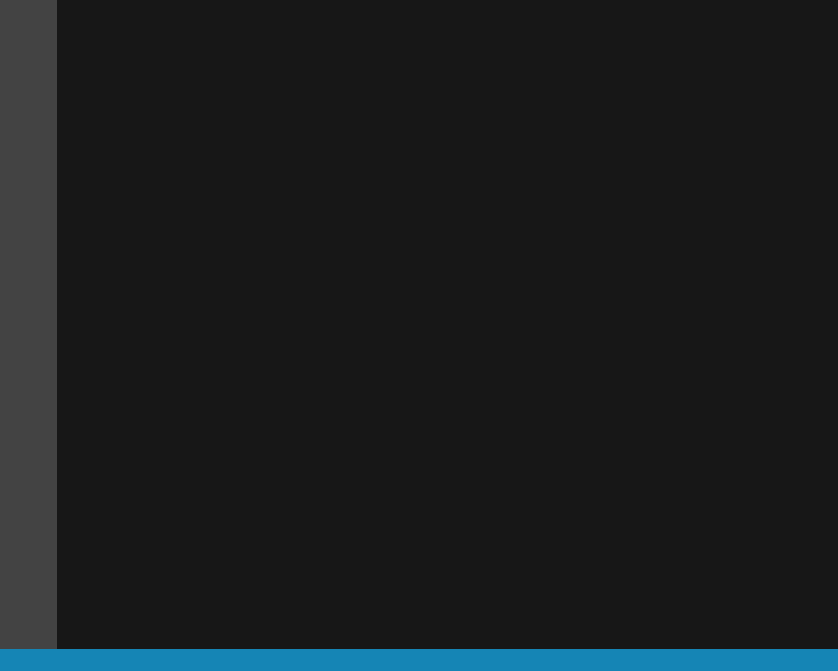
<?xml version="1.0" encoding="UTF-8"?>
<ui version="4.0">
 <class>MainWindow</class>
 <widget class="QMainWindow" name="MainWindow">
  <property name="geometry">
   <rect>
    <x>0</x>
    <y>0</y>
    <width>838</width>
    <height>671</height>
   </rect>
  </property>
  <property name="minimumSize">
   <size>
    <width>838</width>
    <height>671</height>
   </size>
  </property>
  <property name="windowTitle">
   <string>MainWindow</string>
  </property>
  <property name="autoFillBackground">
   <bool>false</bool>
  </property>
  <property name="styleSheet">
   <string notr="true"/>
  </property>
  <widget class="QWidget" name="centralwidget">
   <property name="sizePolicy">
    <sizepolicy hsizetype="Preferred" vsizetype="Preferred">
     <horstretch>0</horstretch>
     <verstretch>0</verstretch>
    </sizepolicy>
   </property>
   <property name="styleSheet">
    <string notr="true"/>
   </property>
   <layout class="QHBoxLayout" name="horizontalLayout" stretch="0,0">
    <property name="spacing">
     <number>0</number>
    </property>
    <property name="leftMargin">
     <number>0</number>
    </property>
    <property name="topMargin">
     <number>0</number>
    </property>
    <property name="rightMargin">
     <number>0</number>
    </property>
    <property name="bottomMargin">
     <number>0</number>
    </property>
    <item>
     <widget class="QFrame" name="verticalFrame">
      <property name="minimumSize">
       <size>
        <width>57</width>
        <height>0</height>
       </size>
      </property>
      <property name="maximumSize">
       <size>
        <width>57</width>
        <height>16777215</height>
       </size>
      </property>
      <property name="styleSheet">
       <string notr="true">background-color: rgb(67, 67, 67);</string>
      </property>
      <layout class="QVBoxLayout" name="verticalLayout">
       <property name="spacing">
        <number>0</number>
       </property>
       <property name="leftMargin">
        <number>0</number>
       </property>
       <property name="topMargin">
        <number>0</number>
       </property>
       <property name="rightMargin">
        <number>0</number>
       </property>
       <property name="bottomMargin">
        <number>0</number>
       </property>
       <item>
        <widget class="QFrame" name="menu">
         <property name="minimumSize">
          <size>
           <width>0</width>
           <height>455</height>
          </size>
         </property>
         <property name="maximumSize">
          <size>
           <width>58</width>
           <height>16777215</height>
          </size>
         </property>
         <property name="styleSheet">
          <string notr="true">QPushButton { border:none; padding:0px; margin:0px; background-repeat: no-repeat; }
QPushButton:pressed { border:none; padding:0px; margin:0px;  background-repeat: no-repeat;}

QPushButton#btnChat { background-image: url(:/images/chat.png) center center; }
/*QPushButton#btnAdd { background-image: url(:/images/add.png); background-position: center center }
QPushButton#btnPower { background-image: url(:/images/power.png); background-position: center center}*/

QPushButton#btnSettings { background-image: url(:/images/settings_off.png) center left; }
QPushButton#btnSettings:hover { background-image: url(:/images/settings_hover.png) center left; }

QPushButton#btnUser { background-image: url(:/images/user_off.png) center left; }
QPushButton#btnUser:hover { background-image: url(:/images/user_hover.png) center left; }

QPushButton#btnSearch { background-image: url(:/images/search_off.png) center left; }
QPushButton#btnSearch:hover { background-image: url(:/images/search_hover.png) center left; }

QPushButton#btnDownload { background-image: url(:/images/download_off.png) center left; }
QPushButton#btnDownload:hover { background-image: url(:/images/download_hover.png) center left; }

QPushButton#btnArchive { background-image: url(:/images/archive_off.png) center left; }
QPushButton#btnArchive:hover { background-image: url(:/images/archive_hover.png) center left; }

QPushButton#btnStreaming { background-image: url(:/images/streaming_off.png) center left; }
QPushButton#btnStreaming:hover { background-image: url(:/images/streaming_hover.png) center left; }

QPushButton#btnStatistics { background-image: url(:/images/statistics_off.png) center left; }
QPushButton#btnStatistics:hover { background-image: url(:/images/statistics_hover.png) center left; }

QPushButton#btnSettings_on { background-image: url(:/images/settings_on.png) center right; }
QPushButton#btnUser_on { background-image: url(:/images/user_on.png) center right; }
QPushButton#btnSearch_on { background-image: url(:/images/search_on.png) center right; }
QPushButton#btnDownload_on { background-image: url(:/images/download_on.png) center right; }
QPushButton#btnArchive_on { background-image: url(:/images/archive_on.png) center right; }
QPushButton#btnStreaming_on { background-image: url(:/images/streaming_on.png) center right; }
QPushButton#btnStatistics_on { background-image: url(:/images/statistics_on.png) center right; }</string>
         </property>
         <property name="frameShape">
          <enum>QFrame::NoFrame</enum>
         </property>
         <property name="frameShadow">
          <enum>QFrame::Plain</enum>
         </property>
         <property name="lineWidth">
          <number>0</number>
         </property>
         <widget class="QPushButton" name="btnChat">
          <property name="geometry">
           <rect>
            <x>7</x>
            <y>0</y>
            <width>44</width>
            <height>43</height>
           </rect>
          </property>
          <property name="cursor">
           <cursorShape>PointingHandCursor</cursorShape>
          </property>
          <property name="toolTip">
           <string>Chat</string>
          </property>
          <property name="text">
           <string/>
          </property>
          <property name="iconSize">
           <size>
            <width>44</width>
            <height>43</height>
           </size>
          </property>
          <property name="flat">
           <bool>true</bool>
          </property>
         </widget>
         <widget class="QPushButton" name="btnSettings">
          <property name="geometry">
           <rect>
            <x>0</x>
            <y>53</y>
            <width>47</width>
            <height>46</height>
           </rect>
          </property>
          <property name="cursor">
           <cursorShape>PointingHandCursor</cursorShape>
          </property>
          <property name="toolTip">
           <string>Settings</string>
          </property>
          <property name="styleSheet">
           <string notr="true"/>
          </property>
          <property name="text">
           <string/>
          </property>
          <property name="iconSize">
           <size>
            <width>47</width>
            <height>47</height>
           </size>
          </property>
          <property name="checkable">
           <bool>false</bool>
          </property>
          <property name="flat">
           <bool>true</bool>
          </property>
         </widget>
         <widget class="QPushButton" name="btnSettings_on">
          <property name="enabled">
           <bool>true</bool>
          </property>
          <property name="geometry">
           <rect>
            <x>0</x>
            <y>35</y>
            <width>57</width>
            <height>83</height>
           </rect>
          </property>
          <property name="cursor">
           <cursorShape>PointingHandCursor</cursorShape>
          </property>
          <property name="styleSheet">
           <string notr="true"/>
          </property>
          <property name="text">
           <string/>
          </property>
          <property name="iconSize">
           <size>
            <width>47</width>
            <height>47</height>
           </size>
          </property>
          <property name="checkable">
           <bool>false</bool>
          </property>
          <property name="flat">
           <bool>true</bool>
          </property>
         </widget>
         <widget class="QPushButton" name="btnUser">
          <property name="geometry">
           <rect>
            <x>0</x>
            <y>109</y>
            <width>47</width>
            <height>46</height>
           </rect>
          </property>
          <property name="cursor">
           <cursorShape>PointingHandCursor</cursorShape>
          </property>
          <property name="toolTip">
           <string>User</string>
          </property>
          <property name="styleSheet">
           <string notr="true"/>
          </property>
          <property name="text">
           <string/>
          </property>
          <property name="iconSize">
           <size>
            <width>47</width>
            <height>47</height>
           </size>
          </property>
          <property name="checkable">
           <bool>false</bool>
          </property>
          <property name="flat">
           <bool>true</bool>
          </property>
         </widget>
         <widget class="QPushButton" name="btnSearch">
          <property name="geometry">
           <rect>
            <x>0</x>
            <y>165</y>
            <width>47</width>
            <height>46</height>
           </rect>
          </property>
          <property name="cursor">
           <cursorShape>PointingHandCursor</cursorShape>
          </property>
          <property name="toolTip">
           <string>Search</string>
          </property>
          <property name="styleSheet">
           <string notr="true"/>
          </property>
          <property name="text">
           <string/>
          </property>
          <property name="iconSize">
           <size>
            <width>47</width>
            <height>47</height>
           </size>
          </property>
          <property name="checkable">
           <bool>false</bool>
          </property>
          <property name="flat">
           <bool>true</bool>
          </property>
         </widget>
         <widget class="QPushButton" name="btnDownload">
          <property name="geometry">
           <rect>
            <x>0</x>
            <y>219</y>
            <width>47</width>
            <height>46</height>
           </rect>
          </property>
          <property name="cursor">
           <cursorShape>PointingHandCursor</cursorShape>
          </property>
          <property name="toolTip">
           <string>Download</string>
          </property>
          <property name="styleSheet">
           <string notr="true"/>
          </property>
          <property name="text">
           <string/>
          </property>
          <property name="iconSize">
           <size>
            <width>47</width>
            <height>47</height>
           </size>
          </property>
          <property name="checkable">
           <bool>false</bool>
          </property>
          <property name="flat">
           <bool>true</bool>
          </property>
         </widget>
         <widget class="QPushButton" name="btnArchive">
          <property name="geometry">
           <rect>
            <x>0</x>
            <y>275</y>
            <width>47</width>
            <height>46</height>
           </rect>
          </property>
          <property name="cursor">
           <cursorShape>PointingHandCursor</cursorShape>
          </property>
          <property name="toolTip">
           <string>Archive</string>
          </property>
          <property name="styleSheet">
           <string notr="true"/>
          </property>
          <property name="text">
           <string/>
          </property>
          <property name="iconSize">
           <size>
            <width>47</width>
            <height>47</height>
           </size>
          </property>
          <property name="checkable">
           <bool>false</bool>
          </property>
          <property name="flat">
           <bool>true</bool>
          </property>
         </widget>
         <widget class="QPushButton" name="btnStreaming">
          <property name="geometry">
           <rect>
            <x>0</x>
            <y>331</y>
            <width>47</width>
            <height>46</height>
           </rect>
          </property>
          <property name="cursor">
           <cursorShape>PointingHandCursor</cursorShape>
          </property>
          <property name="toolTip">
           <string>Streaming</string>
          </property>
          <property name="styleSheet">
           <string notr="true"/>
          </property>
          <property name="text">
           <string/>
          </property>
          <property name="iconSize">
           <size>
            <width>47</width>
            <height>47</height>
           </size>
          </property>
          <property name="checkable">
           <bool>false</bool>
          </property>
          <property name="flat">
           <bool>true</bool>
          </property>
         </widget>
         <widget class="QPushButton" name="btnStatistics">
          <property name="geometry">
           <rect>
            <x>0</x>
            <y>387</y>
            <width>47</width>
            <height>46</height>
           </rect>
          </property>
          <property name="cursor">
           <cursorShape>PointingHandCursor</cursorShape>
          </property>
          <property name="toolTip">
           <string>Statistics</string>
          </property>
          <property name="styleSheet">
           <string notr="true"/>
          </property>
          <property name="text">
           <string/>
          </property>
          <property name="iconSize">
           <size>
            <width>47</width>
            <height>47</height>
           </size>
          </property>
          <property name="checkable">
           <bool>false</bool>
          </property>
          <property name="flat">
           <bool>true</bool>
          </property>
         </widget>
         <widget class="QPushButton" name="btnUser_on">
          <property name="enabled">
           <bool>true</bool>
          </property>
          <property name="geometry">
           <rect>
            <x>0</x>
            <y>90</y>
            <width>57</width>
            <height>83</height>
           </rect>
          </property>
          <property name="cursor">
           <cursorShape>PointingHandCursor</cursorShape>
          </property>
          <property name="styleSheet">
           <string notr="true"/>
          </property>
          <property name="text">
           <string/>
          </property>
          <property name="iconSize">
           <size>
            <width>47</width>
            <height>47</height>
           </size>
          </property>
          <property name="checkable">
           <bool>false</bool>
          </property>
          <property name="flat">
           <bool>true</bool>
          </property>
         </widget>
         <widget class="QPushButton" name="btnSearch_on">
          <property name="enabled">
           <bool>true</bool>
          </property>
          <property name="geometry">
           <rect>
            <x>0</x>
            <y>147</y>
            <width>57</width>
            <height>83</height>
           </rect>
          </property>
          <property name="cursor">
           <cursorShape>PointingHandCursor</cursorShape>
          </property>
          <property name="styleSheet">
           <string notr="true"/>
          </property>
          <property name="text">
           <string/>
          </property>
          <property name="iconSize">
           <size>
            <width>47</width>
            <height>47</height>
           </size>
          </property>
          <property name="checkable">
           <bool>false</bool>
          </property>
          <property name="flat">
           <bool>true</bool>
          </property>
         </widget>
         <widget class="QPushButton" name="btnDownload_on">
          <property name="enabled">
           <bool>true</bool>
          </property>
          <property name="geometry">
           <rect>
            <x>0</x>
            <y>201</y>
            <width>57</width>
            <height>83</height>
           </rect>
          </property>
          <property name="cursor">
           <cursorShape>PointingHandCursor</cursorShape>
          </property>
          <property name="styleSheet">
           <string notr="true"/>
          </property>
          <property name="text">
           <string/>
          </property>
          <property name="iconSize">
           <size>
            <width>47</width>
            <height>47</height>
           </size>
          </property>
          <property name="checkable">
           <bool>false</bool>
          </property>
          <property name="flat">
           <bool>true</bool>
          </property>
         </widget>
         <widget class="QPushButton" name="btnArchive_on">
          <property name="enabled">
           <bool>true</bool>
          </property>
          <property name="geometry">
           <rect>
            <x>0</x>
            <y>257</y>
            <width>57</width>
            <height>83</height>
           </rect>
          </property>
          <property name="cursor">
           <cursorShape>PointingHandCursor</cursorShape>
          </property>
          <property name="styleSheet">
           <string notr="true"/>
          </property>
          <property name="text">
           <string/>
          </property>
          <property name="iconSize">
           <size>
            <width>47</width>
            <height>47</height>
           </size>
          </property>
          <property name="checkable">
           <bool>false</bool>
          </property>
          <property name="flat">
           <bool>true</bool>
          </property>
         </widget>
         <widget class="QPushButton" name="btnStreaming_on">
          <property name="enabled">
           <bool>true</bool>
          </property>
          <property name="geometry">
           <rect>
            <x>0</x>
            <y>313</y>
            <width>57</width>
            <height>83</height>
           </rect>
          </property>
          <property name="cursor">
           <cursorShape>PointingHandCursor</cursorShape>
          </property>
          <property name="styleSheet">
           <string notr="true"/>
          </property>
          <property name="text">
           <string/>
          </property>
          <property name="iconSize">
           <size>
            <width>47</width>
            <height>47</height>
           </size>
          </property>
          <property name="checkable">
           <bool>false</bool>
          </property>
          <property name="flat">
           <bool>true</bool>
          </property>
         </widget>
         <widget class="QPushButton" name="btnStatistics_on">
          <property name="enabled">
           <bool>true</bool>
          </property>
          <property name="geometry">
           <rect>
            <x>0</x>
            <y>369</y>
            <width>57</width>
            <height>83</height>
           </rect>
          </property>
          <property name="cursor">
           <cursorShape>PointingHandCursor</cursorShape>
          </property>
          <property name="styleSheet">
           <string notr="true"/>
          </property>
          <property name="text">
           <string/>
          </property>
          <property name="iconSize">
           <size>
            <width>47</width>
            <height>47</height>
           </size>
          </property>
          <property name="checkable">
           <bool>false</bool>
          </property>
          <property name="flat">
           <bool>true</bool>
          </property>
         </widget>
         <zorder>btnSettings_on</zorder>
         <zorder>btnStatistics_on</zorder>
         <zorder>btnStreaming_on</zorder>
         <zorder>btnArchive_on</zorder>
         <zorder>btnDownload_on</zorder>
         <zorder>btnSearch_on</zorder>
         <zorder>btnUser_on</zorder>
         <zorder>btnSettings</zorder>
         <zorder>btnChat</zorder>
         <zorder>btnUser</zorder>
         <zorder>btnSearch</zorder>
         <zorder>btnDownload</zorder>
         <zorder>btnArchive</zorder>
         <zorder>btnStreaming</zorder>
         <zorder>btnStatistics</zorder>
        </widget>
       </item>
       <item>
        <spacer name="verticalSpacer_3">
         <property name="orientation">
          <enum>Qt::Vertical</enum>
         </property>
         <property name="sizeHint" stdset="0">
          <size>
           <width>20</width>
           <height>40</height>
          </size>
         </property>
        </spacer>
       </item>
       <item>
        <widget class="QPushButton" name="btnAdd">
         <property name="minimumSize">
          <size>
           <width>57</width>
           <height>74</height>
          </size>
         </property>
         <property name="maximumSize">
          <size>
           <width>57</width>
           <height>74</height>
          </size>
         </property>
         <property name="cursor">
          <cursorShape>PointingHandCursor</cursorShape>
         </property>
         <property name="toolTip">
          <string>Add Torrent</string>
         </property>
         <property name="styleSheet">
          <string notr="true">border:none;
padding:0px;
margin:0px;
background-repeat: no-repeat;
background-image: url(:/images/add.png);
background-position: center center;
</string>
         </property>
         <property name="text">
          <string/>
         </property>
         <property name="iconSize">
          <size>
           <width>47</width>
           <height>47</height>
          </size>
         </property>
         <property name="checkable">
          <bool>false</bool>
         </property>
         <property name="flat">
          <bool>true</bool>
         </property>
        </widget>
       </item>
       <item>
        <spacer name="verticalSpacer_2">
         <property name="orientation">
          <enum>Qt::Vertical</enum>
         </property>
         <property name="sizeHint" stdset="0">
          <size>
           <width>20</width>
           <height>58</height>
          </size>
         </property>
        </spacer>
       </item>
       <item>
        <widget class="QPushButton" name="btnPower">
         <property name="minimumSize">
          <size>
           <width>57</width>
           <height>40</height>
          </size>
         </property>
         <property name="maximumSize">
          <size>
           <width>57</width>
           <height>40</height>
          </size>
         </property>
         <property name="cursor">
          <cursorShape>PointingHandCursor</cursorShape>
         </property>
         <property name="toolTip">
          <string>Turn off Tsuanmi</string>
         </property>
         <property name="styleSheet">
          <string notr="true">border:none;
padding:0px;
margin:0px;
background-repeat: no-repeat;
background-image: url(:/images/power.png);
background-position: center center;
</string>
         </property>
         <property name="text">
          <string/>
         </property>
         <property name="iconSize">
          <size>
           <width>44</width>
           <height>43</height>
          </size>
         </property>
         <property name="flat">
          <bool>true</bool>
         </property>
        </widget>
       </item>
      </layout>
     </widget>
    </item>
    <item>
     <widget class="QFrame" name="content_container">
      <property name="styleSheet">
       <string notr="true">background-color: rgb(23, 23, 23);</string>
      </property>
      <property name="lineWidth">
       <number>0</number>
      </property>
      <layout class="QVBoxLayout" name="verticalLayout_2">
       <property name="spacing">
        <number>0</number>
       </property>
       <property name="leftMargin">
        <number>0</number>
       </property>
       <property name="topMargin">
        <number>0</number>
       </property>
       <property name="rightMargin">
        <number>0</number>
       </property>
       <property name="bottomMargin">
        <number>0</number>
       </property>
       <item>
        <layout class="QHBoxLayout" name="content">
         <item>
          <spacer name="verticalSpacer">
           <property name="orientation">
            <enum>Qt::Vertical</enum>
           </property>
           <property name="sizeHint" stdset="0">
            <size>
             <width>20</width>
             <height>40</height>
            </size>
           </property>
          </spacer>
         </item>
        </layout>
       </item>
       <item>
        <widget class="QFrame" name="horizontalFrame">
         <property name="minimumSize">
          <size>
           <width>0</width>
           <height>100</height>
          </size>
         </property>
         <property name="maximumSize">
          <size>
           <width>16777215</width>
           <height>100</height>
          </size>
         </property>
         <layout class="QHBoxLayout" name="contentGauge">
          <item>
           <spacer name="horizontalSpacer">
            <property name="orientation">
             <enum>Qt::Horizontal</enum>
            </property>
            <property name="sizeHint" stdset="0">
             <size>
              <width>40</width>
              <height>20</height>
             </size>
            </property>
           </spacer>
          </item>
         </layout>
        </widget>
       </item>
      </layout>
     </widget>
    </item>
   </layout>
  </widget>
  <widget class="QStatusBar" name="statusbar">
   <property name="palette">
    <palette>
     <active>
      <colorrole role="WindowText">
       <brush brushstyle="SolidPattern">
        <color alpha="255">
         <red>255</red>
         <green>255</green>
         <blue>255</blue>
        </color>
       </brush>
      </colorrole>
      <colorrole role="Button">
       <brush brushstyle="SolidPattern">
        <color alpha="255">
         <red>21</red>
         <green>133</green>
         <blue>181</blue>
        </color>
       </brush>
      </colorrole>
      <colorrole role="Text">
       <brush brushstyle="SolidPattern">
        <color alpha="255">
         <red>255</red>
         <green>255</green>
         <blue>255</blue>
        </color>
       </brush>
      </colorrole>
      <colorrole role="ButtonText">
       <brush brushstyle="SolidPattern">
        <color alpha="255">
         <red>255</red>
         <green>255</green>
         <blue>255</blue>
        </color>
       </brush>
      </colorrole>
      <colorrole role="Base">
       <brush brushstyle="SolidPattern">
        <color alpha="255">
         <red>21</red>
         <green>133</green>
         <blue>181</blue>
        </color>
       </brush>
      </colorrole>
      <colorrole role="Window">
       <brush brushstyle="SolidPattern">
        <color alpha="255">
         <red>21</red>
         <green>133</green>
         <blue>181</blue>
        </color>
       </brush>
      </colorrole>
     </active>
     <inactive>
      <colorrole role="WindowText">
       <brush brushstyle="SolidPattern">
        <color alpha="255">
         <red>255</red>
         <green>255</green>
         <blue>255</blue>
        </color>
       </brush>
      </colorrole>
      <colorrole role="Button">
       <brush brushstyle="SolidPattern">
        <color alpha="255">
         <red>21</red>
         <green>133</green>
         <blue>181</blue>
        </color>
       </brush>
      </colorrole>
      <colorrole role="Text">
       <brush brushstyle="SolidPattern">
        <color alpha="255">
         <red>255</red>
         <green>255</green>
         <blue>255</blue>
        </color>
       </brush>
      </colorrole>
      <colorrole role="ButtonText">
       <brush brushstyle="SolidPattern">
        <color alpha="255">
         <red>255</red>
         <green>255</green>
         <blue>255</blue>
        </color>
       </brush>
      </colorrole>
      <colorrole role="Base">
       <brush brushstyle="SolidPattern">
        <color alpha="255">
         <red>21</red>
         <green>133</green>
         <blue>181</blue>
        </color>
       </brush>
      </colorrole>
      <colorrole role="Window">
       <brush brushstyle="SolidPattern">
        <color alpha="255">
         <red>21</red>
         <green>133</green>
         <blue>181</blue>
        </color>
       </brush>
      </colorrole>
     </inactive>
     <disabled>
      <colorrole role="WindowText">
       <brush brushstyle="SolidPattern">
        <color alpha="255">
         <red>255</red>
         <green>255</green>
         <blue>255</blue>
        </color>
       </brush>
      </colorrole>
      <colorrole role="Button">
       <brush brushstyle="SolidPattern">
        <color alpha="255">
         <red>21</red>
         <green>133</green>
         <blue>181</blue>
        </color>
       </brush>
      </colorrole>
      <colorrole role="Text">
       <brush brushstyle="SolidPattern">
        <color alpha="255">
         <red>255</red>
         <green>255</green>
         <blue>255</blue>
        </color>
       </brush>
      </colorrole>
      <colorrole role="ButtonText">
       <brush brushstyle="SolidPattern">
        <color alpha="255">
         <red>255</red>
         <green>255</green>
         <blue>255</blue>
        </color>
       </brush>
      </colorrole>
      <colorrole role="Base">
       <brush brushstyle="SolidPattern">
        <color alpha="255">
         <red>21</red>
         <green>133</green>
         <blue>181</blue>
        </color>
       </brush>
      </colorrole>
      <colorrole role="Window">
       <brush brushstyle="SolidPattern">
        <color alpha="255">
         <red>21</red>
         <green>133</green>
         <blue>181</blue>
        </color>
       </brush>
      </colorrole>
     </disabled>
    </palette>
   </property>
   <property name="styleSheet">
    <string notr="true">background-color: rgb(21, 133, 181);
color: rgb(255, 255, 255);</string>
   </property>
  </widget>
 </widget>
 <resources/>
 <connections/>
</ui>
